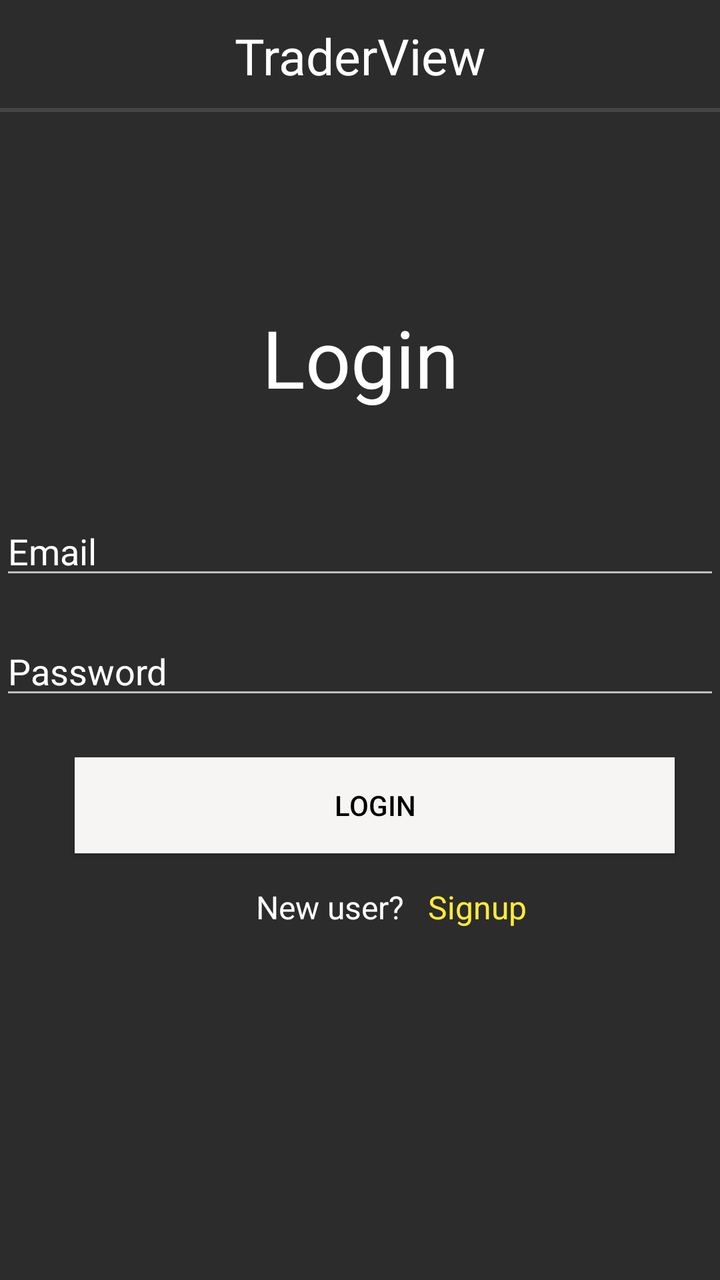
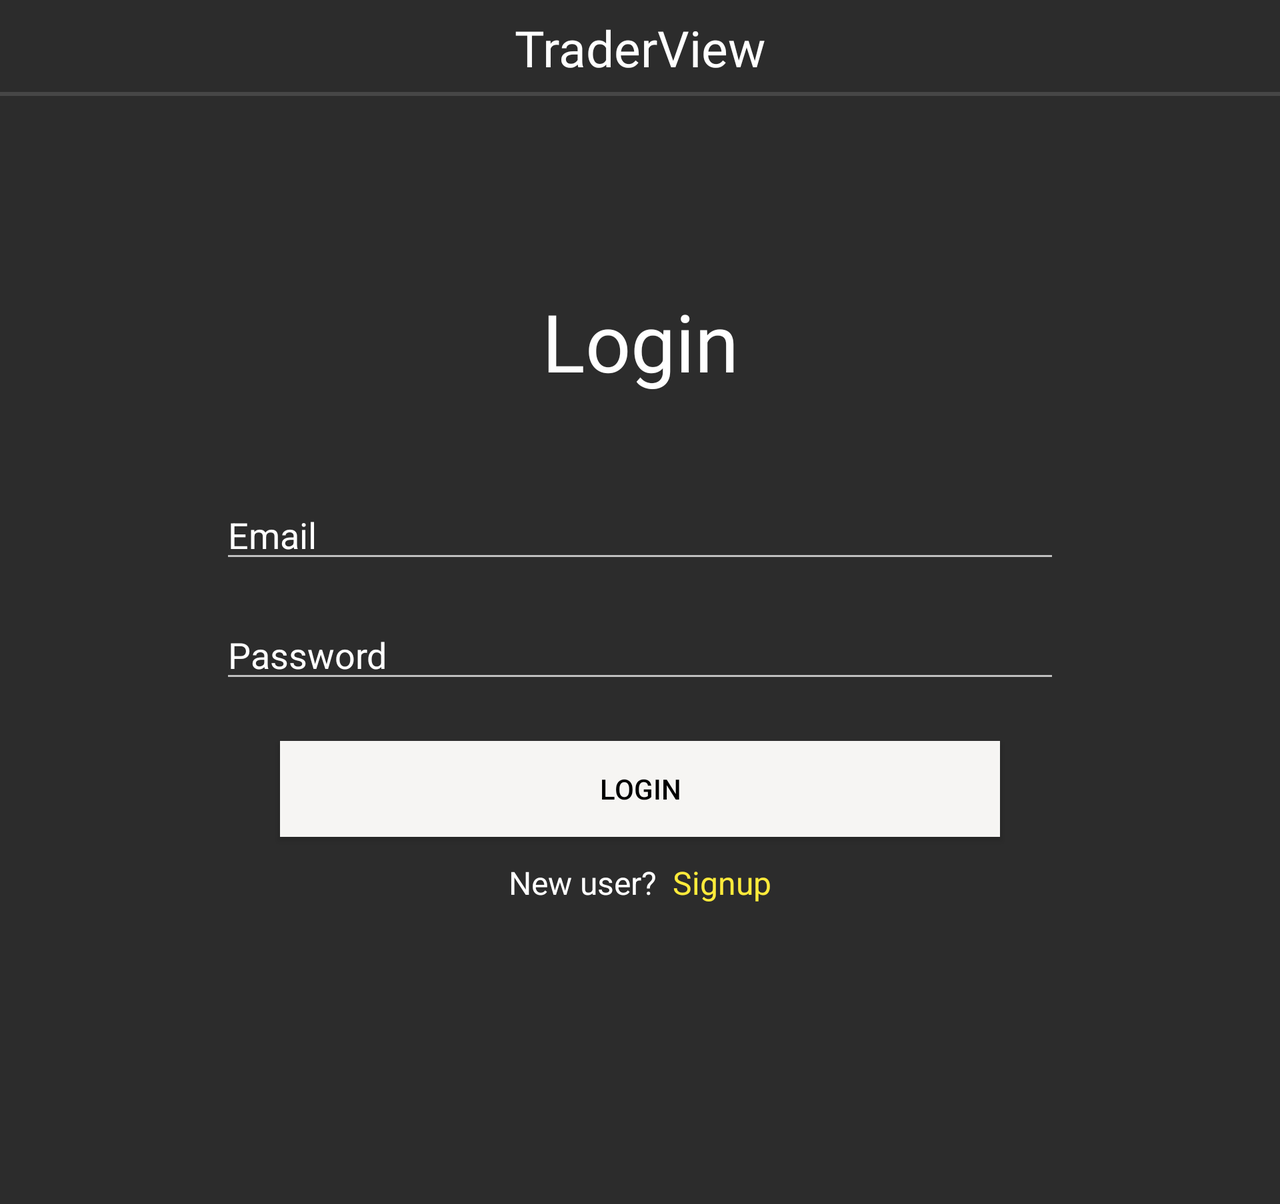

An Android layout and its configuration variant, each rendered on a device that would load it. The default file and the variant file are quoted in full after the pictures.
<!-- AndroidManifest.xml: application theme Theme.TraderView -->
<!-- res/layout/activity_login.xml -->
<?xml version="1.0" encoding="utf-8"?>
<androidx.constraintlayout.widget.ConstraintLayout xmlns:android="http://schemas.android.com/apk/res/android"
    xmlns:app="http://schemas.android.com/apk/res-auto"
    xmlns:tools="http://schemas.android.com/tools"
    android:layout_width="match_parent"
    android:layout_height="match_parent"
    android:background="@color/black_light"
    tools:context=".activities.login">

    <include
        android:id="@+id/action_bar"
        layout="@layout/action_bar"
        app:layout_constraintStart_toStartOf="parent"
        app:layout_constraintTop_toTopOf="parent" />

    <View
        android:id="@+id/divider3"
        android:layout_width="match_parent"
        android:layout_height="2dp"
        android:background="?android:attr/listDivider"
        app:layout_constraintBottom_toBottomOf="@+id/action_bar"
        app:layout_constraintStart_toStartOf="parent" />

    <ProgressBar
        android:id="@+id/progressBarLO"
        style="?android:attr/progressBarStyle"
        android:layout_width="79dp"
        android:layout_height="63dp"
        android:visibility="gone"
        app:layout_constraintBottom_toBottomOf="parent"
        app:layout_constraintEnd_toEndOf="parent"
        app:layout_constraintHorizontal_bias="0.5"
        app:layout_constraintStart_toStartOf="parent"
        app:layout_constraintTop_toTopOf="parent" />

    <TextView
        android:id="@+id/textView3"
        android:layout_width="wrap_content"
        android:layout_height="wrap_content"
        android:layout_marginTop="96dp"
        android:text="Login"
        android:textColor="@color/white"
        android:textSize="40sp"
        app:layout_constraintEnd_toEndOf="parent"
        app:layout_constraintStart_toStartOf="parent"
        app:layout_constraintTop_toBottomOf="@+id/action_bar" />

    <EditText
        android:id="@+id/email"
        android:layout_width="360dp"
        android:layout_height="wrap_content"
        android:layout_marginTop="48dp"
        android:hint="Email"
        android:textColor="@color/white"
        android:textColorHint="@color/white"
        app:layout_constraintEnd_toEndOf="parent"
        app:layout_constraintHorizontal_bias="0.686"
        app:layout_constraintStart_toStartOf="parent"
        app:layout_constraintTop_toBottomOf="@+id/textView3" />

    <EditText
        android:id="@+id/pwd"
        android:layout_width="360dp"
        android:layout_height="wrap_content"
        android:layout_marginTop="108dp"
        android:hint="Password"
        android:inputType="textPassword"
        android:textColor="@color/white"
        android:textColorHint="@color/white"
        app:layout_constraintEnd_toEndOf="parent"
        app:layout_constraintHorizontal_bias="0.686"
        app:layout_constraintStart_toStartOf="parent"
        app:layout_constraintTop_toBottomOf="@+id/textView3" />

    <Button
        android:id="@+id/loginbtn"
        android:layout_width="300dp"
        android:layout_height="wrap_content"
        android:layout_marginTop="24dp"
        android:background="#F6F5F3"
        android:text="Login"
        android:textColor="@color/black"
        app:layout_constraintEnd_toEndOf="parent"
        app:layout_constraintHorizontal_bias="0.621"
        app:layout_constraintStart_toStartOf="parent"
        app:layout_constraintTop_toBottomOf="@+id/pwd" />

    <TextView
        android:layout_width="wrap_content"
        android:layout_height="wrap_content"
        android:layout_marginStart="128dp"
        android:layout_marginTop="16dp"
        android:text="New user?"
        android:textColor="@color/white"
        android:textSize="16sp"
        app:layout_constraintStart_toStartOf="parent"
        app:layout_constraintTop_toBottomOf="@+id/loginbtn" />

    <TextView
        android:id="@+id/signout"
        android:layout_width="wrap_content"
        android:layout_height="wrap_content"
        android:layout_marginStart="214dp"
        android:layout_marginTop="16dp"
        android:text="Signup"
        android:textColor="#FFEB3B"
        android:textSize="16sp"
        app:layout_constraintStart_toStartOf="parent"
        app:layout_constraintTop_toBottomOf="@+id/loginbtn" />


</androidx.constraintlayout.widget.ConstraintLayout>
<!-- res/layout/action_bar.xml (included above) -->
<?xml version="1.0" encoding="utf-8"?>
<androidx.appcompat.widget.Toolbar xmlns:android="http://schemas.android.com/apk/res/android"
    android:layout_width="match_parent"
    android:layout_height="wrap_content"
    xmlns:app="http://schemas.android.com/apk/res-auto"
    android:background="@color/black_light"
    android:gravity="center_horizontal"

    >
    <TextView
        android:layout_width="wrap_content"
        android:layout_height="wrap_content"
        android:text="TraderView"
        android:fontFamily="@font/montserratbold"
        android:textSize="25sp"
        android:layout_gravity="center"
        android:textColor="@color/white"/>

</androidx.appcompat.widget.Toolbar>
<!-- resources referenced by this layout -->
<resources>
  <color name="black">#FF000000</color>
  <color name="black_light">#2C2C2C</color>
  <color name="white">#FFFFFFFF</color>
  <style name="Theme.TraderView" parent="Theme.AppCompat.NoActionBar">
          
          <item name="colorPrimary">@color/teal_700</item>
          <item name="colorPrimaryVariant">@color/teal_700</item>
          <item name="colorOnPrimary">@color/white</item>
          
          <item name="colorSecondary">@color/teal_200</item>
          <item name="colorSecondaryVariant">@color/teal_700</item>
          <item name="colorOnSecondary">@color/black</item>
          
          <item name="android:statusBarColor" tools:targetApi="l">?attr/colorPrimaryVariant</item>
          
      </style>
  <color name="teal_700">#FF018786</color>
  <color name="teal_200">#FF03DAC5</color>
</resources>
<!-- res/layout-land/activity_login.xml (the repository's variant of the layout above) -->
<!-- drawn on the phone turned sideways -->
<?xml version="1.0" encoding="utf-8"?>
<ScrollView
    android:layout_width="match_parent"
    android:layout_height="wrap_content"
    xmlns:android="http://schemas.android.com/apk/res/android"
    xmlns:app="http://schemas.android.com/apk/res-auto"
    xmlns:tools="http://schemas.android.com/tools">

    <androidx.constraintlayout.widget.ConstraintLayout
        android:layout_width="match_parent"
        android:layout_height="match_parent"
        android:background="@color/black_light"
        tools:context=".activities.login">

        <include
            android:id="@+id/action_bar"
            layout="@layout/action_bar"
            app:layout_constraintStart_toStartOf="parent"
            app:layout_constraintTop_toTopOf="parent" />

        <View
            android:id="@+id/divider3"
            android:layout_width="match_parent"
            android:layout_height="2dp"
            android:background="?android:attr/listDivider"
            app:layout_constraintBottom_toBottomOf="@+id/action_bar"
            app:layout_constraintStart_toStartOf="parent" />

        <ProgressBar
            android:id="@+id/progressBarLO"
            style="?android:attr/progressBarStyle"
            android:layout_width="79dp"
            android:layout_height="63dp"
            android:visibility="gone"
            app:layout_constraintBottom_toBottomOf="parent"
            app:layout_constraintEnd_toEndOf="parent"
            app:layout_constraintHorizontal_bias="0.5"
            app:layout_constraintStart_toStartOf="parent"
            app:layout_constraintTop_toTopOf="parent" />

        <TextView
            android:id="@+id/textView3"
            android:layout_width="wrap_content"
            android:layout_height="wrap_content"
            android:layout_marginTop="96dp"
            android:text="Login"
            android:textColor="@color/white"
            android:textSize="40sp"
            app:layout_constraintEnd_toEndOf="parent"
            app:layout_constraintHorizontal_bias="0.5"
            app:layout_constraintStart_toStartOf="parent"
            app:layout_constraintTop_toBottomOf="@+id/action_bar" />

        <EditText
            android:id="@+id/email"
            android:layout_width="420dp"
            android:layout_height="wrap_content"
            android:layout_marginTop="48dp"
            android:hint="Email"
            android:textColor="@color/white"
            android:textColorHint="@color/white"
            app:layout_constraintEnd_toEndOf="parent"
            app:layout_constraintHorizontal_bias="0.5"
            app:layout_constraintStart_toStartOf="parent"
            app:layout_constraintTop_toBottomOf="@+id/textView3" />

        <EditText
            android:id="@+id/pwd"
            android:layout_width="420dp"
            android:layout_height="wrap_content"
            android:layout_marginTop="108dp"
            android:hint="Password"
            android:inputType="textPassword"
            android:textColor="@color/white"
            android:textColorHint="@color/white"
            app:layout_constraintEnd_toEndOf="parent"
            app:layout_constraintHorizontal_bias="0.5"
            app:layout_constraintStart_toStartOf="parent"
            app:layout_constraintTop_toBottomOf="@+id/textView3" />

        <Button
            android:id="@+id/loginbtn"
            android:layout_width="360dp"
            android:layout_height="wrap_content"
            android:layout_marginTop="24dp"
            android:background="#F6F5F3"
            android:text="Login"
            android:textColor="@color/black"
            app:layout_constraintEnd_toEndOf="parent"
            app:layout_constraintHorizontal_bias="0.5"
            app:layout_constraintStart_toStartOf="parent"
            app:layout_constraintTop_toBottomOf="@+id/pwd" />
        <LinearLayout
            android:layout_width="wrap_content"
            android:layout_height="wrap_content"
            app:layout_constraintLeft_toLeftOf="@id/loginbtn"
            app:layout_constraintRight_toRightOf="@id/loginbtn"
            app:layout_constraintTop_toBottomOf="@id/loginbtn"
            android:orientation="horizontal">

        <TextView
            android:layout_width="wrap_content"
            android:layout_height="wrap_content"
            android:layout_marginTop="12dp"

            android:text="New user?"
            android:textColor="@color/white"
            android:textSize="16sp"
            android:paddingBottom="150dp"
            app:layout_constraintEnd_toEndOf="parent"
            app:layout_constraintHorizontal_bias="0.287"
            app:layout_constraintStart_toStartOf="parent"
            app:layout_constraintTop_toBottomOf="@+id/loginbtn" />

        <TextView
            android:id="@+id/signout"
            android:layout_width="wrap_content"
            android:layout_height="wrap_content"
            android:layout_marginStart="8dp"
            android:layout_marginTop="12dp"
            android:text="Signup"
            android:textColor="#FFEB3B"
            android:textSize="16sp"
            app:layout_constraintStart_toStartOf="parent"
            app:layout_constraintTop_toBottomOf="@+id/loginbtn" />

    </LinearLayout>
    </androidx.constraintlayout.widget.ConstraintLayout>
</ScrollView>
